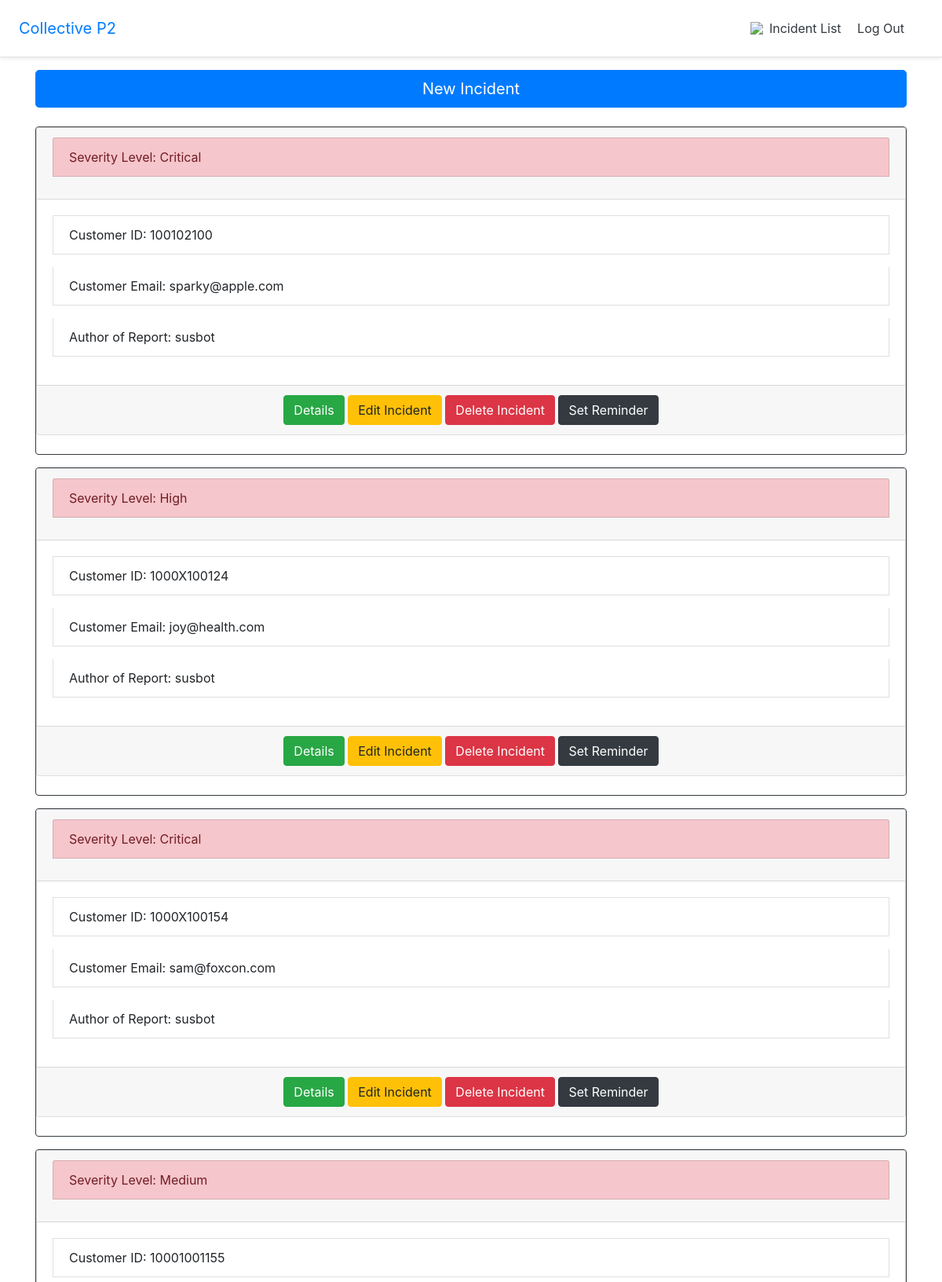
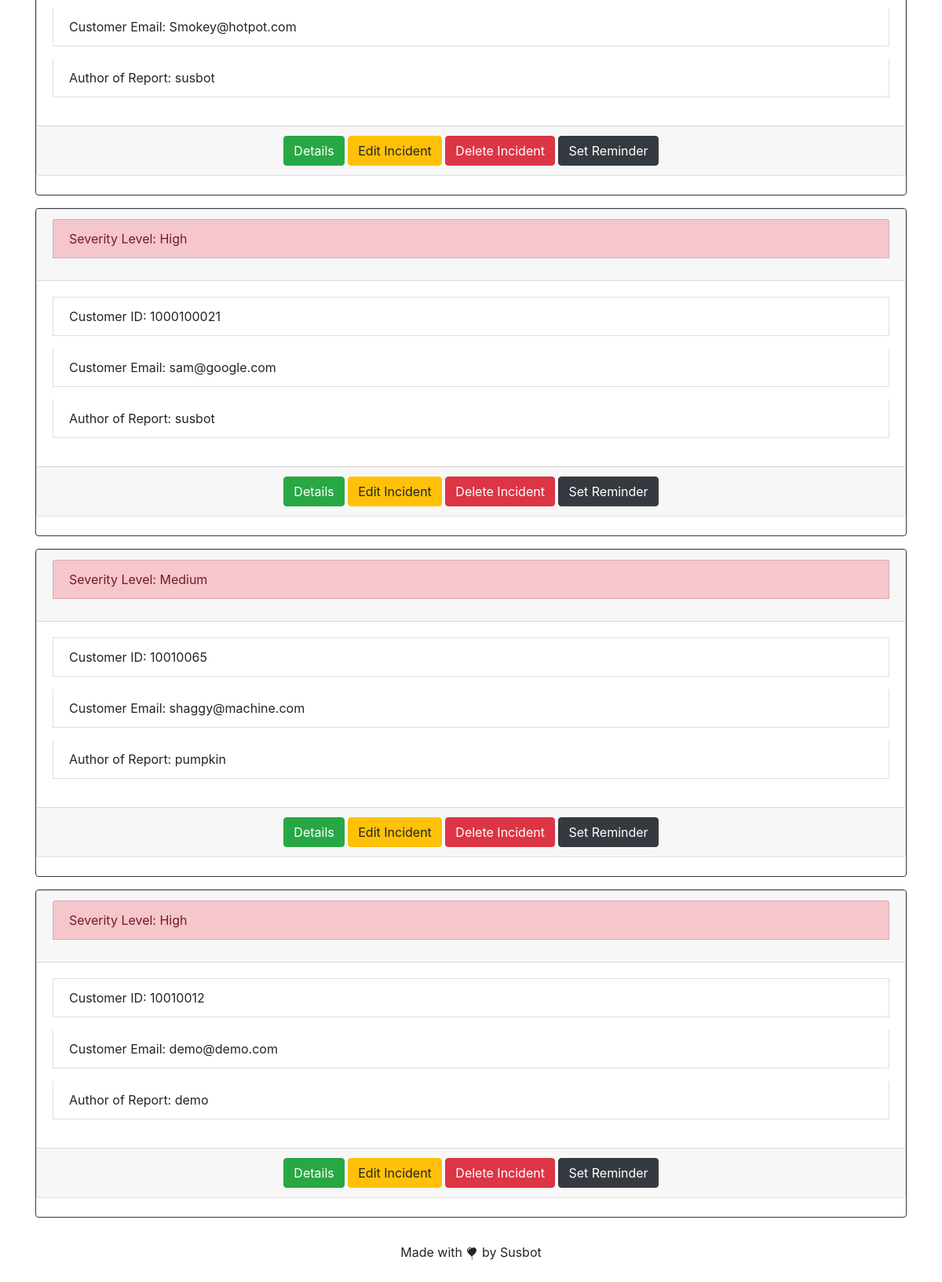
/incidents/ (signed in), run on the app's committed database (2 pictures, top to bottom).
### incidents/models.py (models this page shows, shortened)
class Incident(models.Model):
    what_happened = models.CharField(max_length=40, choices=incident_type)
    customer_id = models.CharField(max_length=15)
    customer_email = models.EmailField()
    when_did_it_happen = models.DateField(auto_now_add=True, editable=False)
    how_was_it_discovered = models.TextField()
    how_could_we_have_prevented_this = models.TextField()
    additional_notes = models.TextField()
    data_of_incident = models.DateField(auto_now=False)
    level = models.CharField(max_length=20, choices=severity)
    author = models.ForeignKey(
        get_user_model(),
        on_delete=models.CASCADE,
        editable=False
    )

### accounts/models.py (models this page shows)
class CustomUser(AbstractUser):
    age = models.PositiveIntegerField(null=True, blank=True)

### incidents/views.py (the view)
# urls.py: path('', HomeListView.as_view(), name='incidents/incident_list'),
class HomeListView(LoginRequiredMixin, ListView):
    model = Incident
    template_name = 'incidents/incident_list.html'

### templates/incidents/incident_list.html (shortened to what this page needs)
{% extends 'base.html' %}
{% block content %}
    <div>
        <a class="btn btn-primary btn-lg btn-block" href="{% url 'incidents/incident_new' %}">New Incident</a>
    </div>
    <br />
    {% for incident in object_list %}
        <div class="card border-dark mb-3">
        <div class="card">
            <div class="card-header">
                <p class="list-group-item list-group-item-danger" aria-disabled="true">Severity Level: {{ incident.level }}</p>
            </div>
            <div class="card-body">
                <p class="list-group-item">Customer ID: {{ incident.customer_id }} </p>
                <p class="list-group-item">Customer Email: {{ incident.customer_email }} </p>
                <p class="list-group-item">Author of Report: {{ incident.author }}</p>
            </div>
            <div class="card-footer text-center text-muted">
                <a class="btn btn-success" href="{% url 'incidents/incident_detail' incident.pk %}">Details</a>
                <a class="btn btn-warning" href="{% url 'incidents/incident_edit' incident.pk %}">Edit Incident</a>
                <a class="btn btn-danger" href="{% url 'incidents/incident_delete' incident.pk %}">Delete Incident</a>
                <a class="btn btn-dark" href="">Set Reminder</a>
            </div>
        </div>
            <br />
        </div>
    {% endfor %}
{% endblock content %}

### data on the page
Incident: level "Critical", customer_id "100102100", customer_email "sparky@apple.com", author "susbot"
Incident: level "High", customer_id "1000X100124", customer_email "joy@health.com", author "susbot"
Incident: level "Critical", customer_id "1000X100154", customer_email "sam@foxcon.com", author "susbot"
Incident: level "Medium", customer_id "10001001155", customer_email "Smokey@hotpot.com", author "susbot"
Incident: level "High", customer_id "1000100021", customer_email "sam@google.com", author "susbot"
Incident: level "Medium", customer_id "10010065", customer_email "shaggy@machine.com", author "pumpkin"
Incident: level "High", customer_id "10010012", customer_email "demo@demo.com", author "demo"
